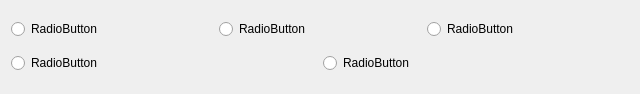
<?xml version="1.0" encoding="UTF-8"?>
<ui version="4.0">
 <class>Form</class>
 <widget class="QWidget" name="Form">
  <property name="enabled">
   <bool>true</bool>
  </property>
  <property name="geometry">
   <rect>
    <x>0</x>
    <y>0</y>
    <width>640</width>
    <height>94</height>
   </rect>
  </property>
  <property name="windowTitle">
   <string>Form</string>
  </property>
  <layout class="QVBoxLayout" name="verticalLayout">
   <item>
    <layout class="QHBoxLayout" name="horizontalLayout">
     <item>
      <widget class="QRadioButton" name="radioButton">
       <property name="text">
        <string>RadioButton</string>
       </property>
       <attribute name="buttonGroup">
        <string notr="true">buttonGroup</string>
       </attribute>
      </widget>
     </item>
     <item>
      <widget class="QRadioButton" name="radioButton_2">
       <property name="text">
        <string>RadioButton</string>
       </property>
       <attribute name="buttonGroup">
        <string notr="true">buttonGroup</string>
       </attribute>
      </widget>
     </item>
     <item>
      <widget class="QRadioButton" name="radioButton_3">
       <property name="text">
        <string>RadioButton</string>
       </property>
       <attribute name="buttonGroup">
        <string notr="true">buttonGroup</string>
       </attribute>
      </widget>
     </item>
    </layout>
   </item>
   <item>
    <layout class="QHBoxLayout" name="horizontalLayout_2">
     <item>
      <widget class="QRadioButton" name="radioButton_4">
       <property name="text">
        <string>RadioButton</string>
       </property>
       <attribute name="buttonGroup">
        <string notr="true">buttonGroup_2</string>
       </attribute>
      </widget>
     </item>
     <item>
      <widget class="QRadioButton" name="radioButton_5">
       <property name="text">
        <string>RadioButton</string>
       </property>
       <attribute name="buttonGroup">
        <string notr="true">buttonGroup_2</string>
       </attribute>
      </widget>
     </item>
    </layout>
   </item>
  </layout>
 </widget>
 <resources/>
 <connections/>
 <buttongroups>
  <buttongroup name="buttonGroup"/>
  <buttongroup name="buttonGroup_2"/>
 </buttongroups>
</ui>
